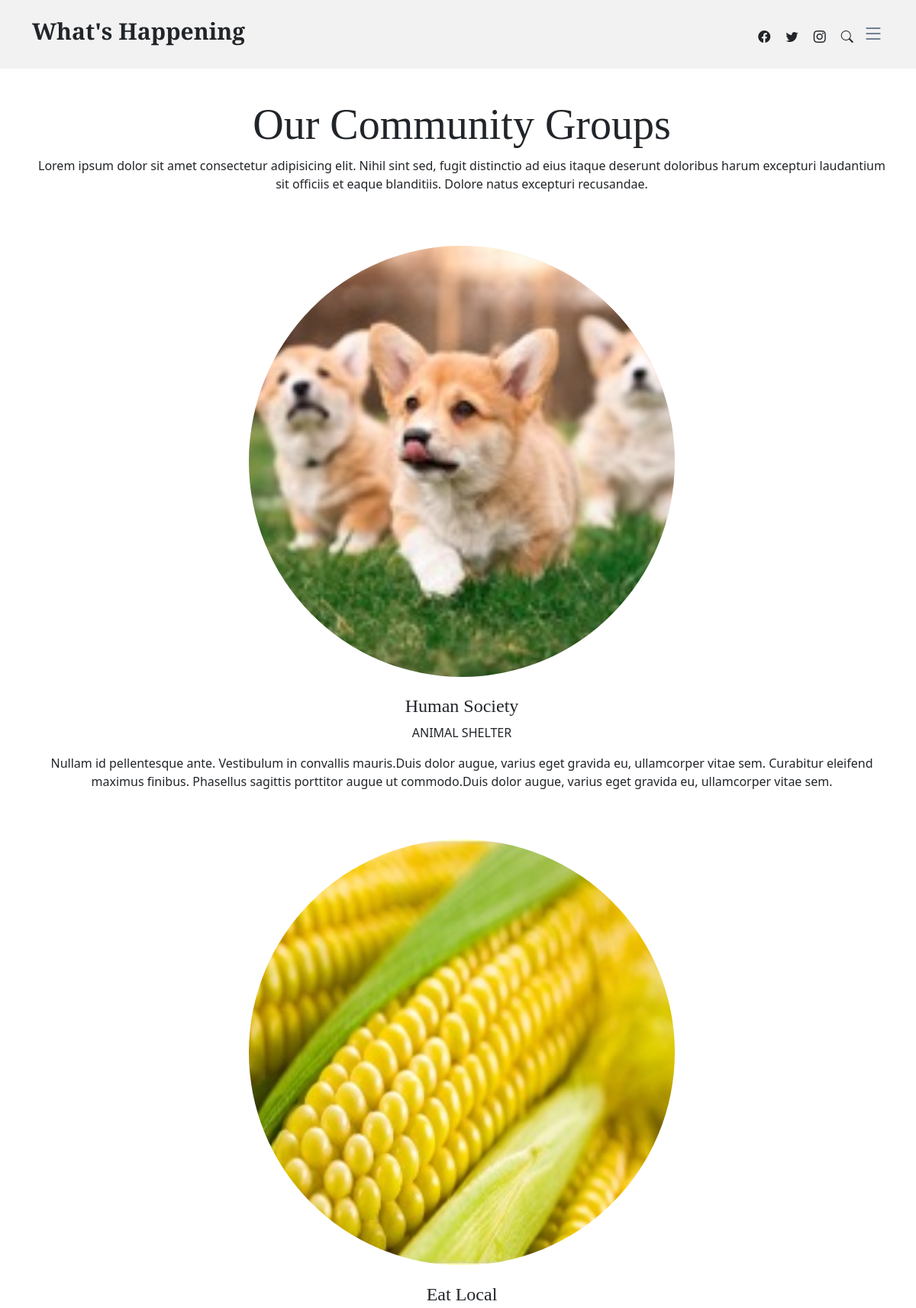
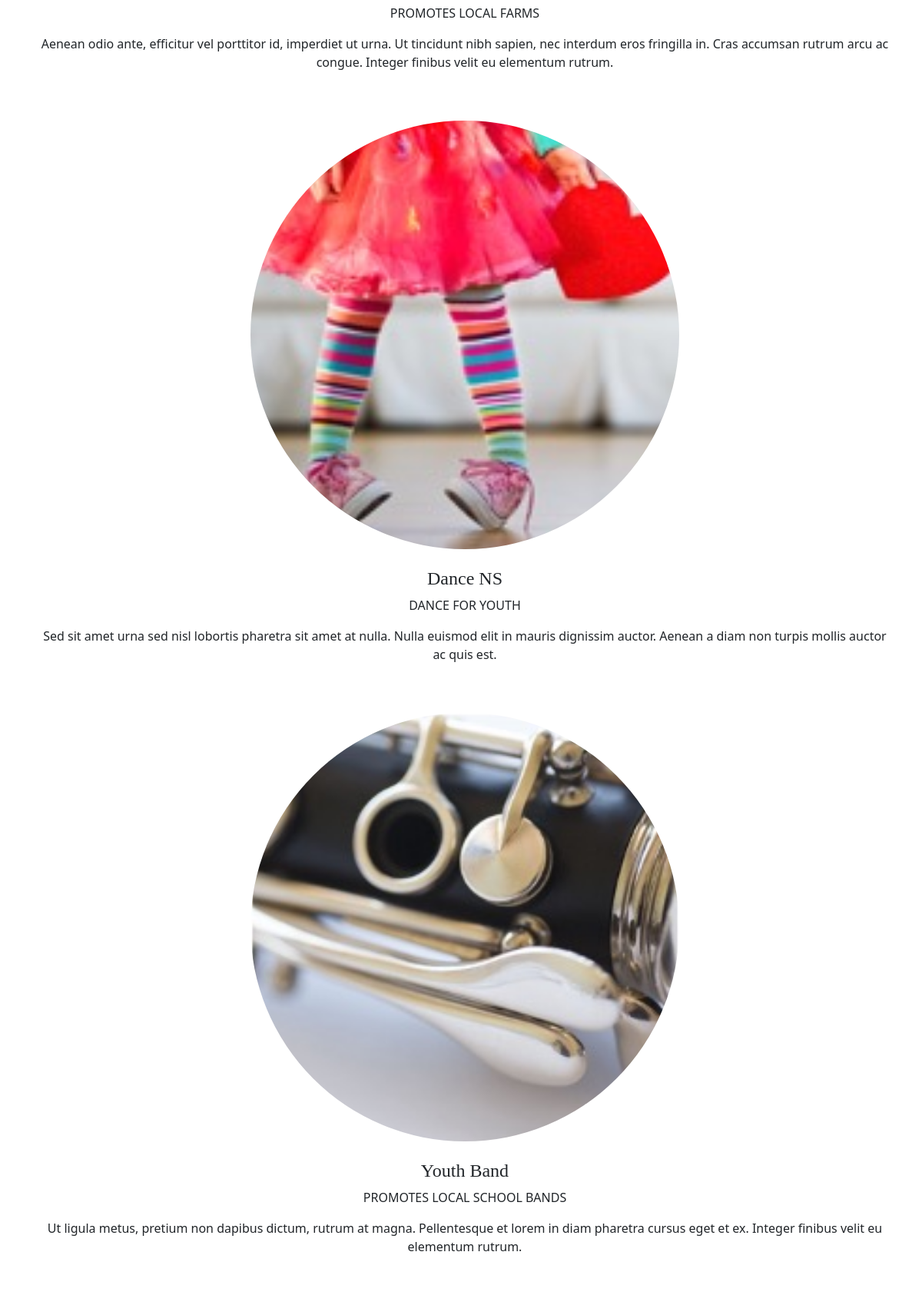
The page /groups.php (signed in, upper part) on the database its author committed (2 pictures, top to bottom).
### tables this page shows
CREATE TABLE `Groups` (
  `GroupID` int(11) NOT NULL,
  `GroupName` varchar(100) NOT NULL,
  `GroupImage` varchar(50) NOT NULL,
  `GroupType` varchar(100) NOT NULL,
  `GroupDesc` text NOT NULL,
  `ContactName` varchar(255) NOT NULL,
  `ContactEmail` varchar(255) NOT NULL
);

### groups.php (the view, shortened to what this page needs)
<!DOCTYPE html>
<html lang="en">
<head>
  <link href="assets/vendor/bootstrap/css/bootstrap.min.css" rel="stylesheet">
  <link href="assets/vendor/bootstrap-icons/bootstrap-icons.css" rel="stylesheet">
  <link href="assets/vendor/swiper/swiper-bundle.min.css" rel="stylesheet">
  <link href="assets/vendor/glightbox/css/glightbox.min.css" rel="stylesheet">
  <link href="assets/vendor/aos/aos.css" rel="stylesheet">
  <link href="assets/css/variables.css" rel="stylesheet">
  <link href="assets/css/main.css" rel="stylesheet">
</head>
<body>
<header id="header" class="header d-flex align-items-center fixed-top">
    <div class="container-fluid container-xl d-flex align-items-center justify-content-between">
      <a href="index.php" class="logo d-flex align-items-center">
        <h1>What's Happening</h1>
      </a>
      <div class="position-relative">
        <a href="#" class="mx-2"><span class="bi-facebook"></span></a>
        <a href="#" class="mx-2"><span class="bi-twitter"></span></a>
        <a href="#" class="mx-2"><span class="bi-instagram"></span></a>
        <a href="#" class="mx-2 js-search-open"><span class="bi-search"></span></a>
        <i class="bi bi-list mobile-nav-toggle"></i>
      </div>
    </div>
  </header>
  <main id="main">
    <section>
      <div class="container" data-aos="fade-up">
        <div class="row">
          <div class="col-12 text-center mb-5">
            <div class="row justify-content-center">
              <div class="col-lg-6">
                <h2 class="display-4">Our Community Groups</h2>
                <p>Lorem ipsum dolor sit amet consectetur adipisicing elit. Nihil sint sed, fugit distinctio ad eius itaque deserunt doloribus harum excepturi laudantium sit officiis et eaque blanditiis. Dolore natus excepturi recusandae.</p>
              </div>
             </div>
          </div>
           <?php
              include 'serverlogin.php';
              $conn = new mysqli($db_hostname, $db_username, $db_password, $db_database);
              $sql = "SELECT * FROM Groups";
              $result = $conn->query($sql);
              if ($result->num_rows > 0) {
                  while($row = $result->fetch_assoc()) {
                      echo <<<DIVBLOCK
                        <div class="col-lg-4 text-center mb-5">
                          <img src={$row["GroupImage"]} alt="" class="img-fluid rounded-circle w-50 mb-4">
                          <h4>{$row["GroupName"]}</h4>
                          <span class="d-block mb-3 text-uppercase">{$row["GroupType"]}</span>
                          <p>{$row["GroupDesc"]}</p>
                        </div>
                      DIVBLOCK;
                  }
              }
          ?>
        </div>
      </div>
    </section>
  </main>
</body>
</html>

### assets/css/variables.css (style rules this page uses)
:root { --font-default: 'EB Garamond', system-ui, -apple-system, "Segoe UI", Roboto, "Helvetica Neue", Arial, "Noto Sans", "Liberation Sans", sans-serif, "Apple Color Emoji", "Segoe UI Emoji", "Segoe UI Symbol", "Noto Color Emoji"; --font-primary: 'EB Garamond', serif; --font-secondary: 'Inter', sans-serif; --color-default: #212529; --color-default-rgb: 33, 37, 41; --color-links: #212529; --color-links-hover: #15171a; --color-primary: #212529; --color-primary-light: #26282c; --color-primary-dark: #0b0c0e; --color-primary-rgb: 33, 37, 41; --color-primary-light-rgb: 38, 40, 44; --color-primary-dark-rgb: 11, 12, 14; --color-secondary: #596d80; --color-secondary-light: #8498aa; --color-secondary-dark: #404f5c; --color-secondary-rgb: 89, 109, 128; --color-secondary-light-rgb: 132, 152, 170; --color-secondary-dark-rgb: 64, 79, 92; --color-blue: #0d6efd; --color-blue-rgb: 13, 110, 253; --color-indigo: #6610f2; --color-indigo-rgb: 102, 16, 242; --color-purple: #6f42c1; --color-purple-rgb: 111, 66, 193; --color-pink: #f3268c; --color-pink-rgb: 243, 38, 140; --color-red: #df1529; --color-red-rgb: 223, 21, 4; --color-orange: #fd7e14; --color-orange-rgb: 253, 126, 20; --color-yellow: #ffc107; --color-yellow-rgb: 255, 193, 7; --color-green: #059652; --color-green-rgb: 5, 150, 82; --color-teal: #20c997; --color-teal-rgb: 32, 201, 151; --color-cyan: #0dcaf0; --color-cyan-rgb: 13, 202, 240; --color-white: #ffffff; --color-white-rgb: 255, 255, 255; --color-gray: #6c757d; --color-gray-rgb: 108, 117, 125; --color-black: #000000; --color-black-rgb: 0, 0, 0; }
:root { --bs-blue: var(--color-blue); --bs-indigo: var(--color-indigo); --bs-purple: var(--color-purple); --bs-pink: var(--color-pink); --bs-red: var(--color-red); --bs-orange: var(--color-orange); --bs-yellow: var(--color-yellow); --bs-green: var(--color-green); --bs-teal: var(--color-teal); --bs-cyan: var(--color-cyan); --bs-white: var(--color-white); --bs-gray: var(--color-gray); --bs-gray-dark: #343a40; --bs-gray-100: #f8f9fa; --bs-gray-200: #e9ecef; --bs-gray-300: #dee2e6; --bs-gray-400: #ced4da; --bs-gray-500: #adb5bd; --bs-gray-600: #6c757d; --bs-gray-700: #495057; --bs-gray-800: #343a40; --bs-gray-900: #212529; --bs-primary: var(--color-blue); --bs-secondary: var(--color-blue); --bs-success: #198754; --bs-info: #0dcaf0; --bs-warning: #ffc107; --bs-danger: #dc3545; --bs-light: #f8f9fa; --bs-dark: #212529; --bs-primary-rgb: var(--color-primary-rgb); --bs-secondary-rgb: var(--color-secondary-rgb); --bs-success-rgb: 25, 135, 84; --bs-info-rgb: 13, 202, 240; --bs-warning-rgb: 255, 193, 7; --bs-danger-rgb: 220, 53, 69; --bs-light-rgb: 248, 249, 250; --bs-dark-rgb: 33, 37, 41; --bs-white-rgb: var(--color-white-rgb); --bs-black-rgb: var(--color-black-rgb); --bs-body-color-rgb: var(--color-default-rgb); --bs-body-bg-rgb: 255, 255, 255; --bs-font-sans-serif: var(--font-default); --bs-font-monospace: SFMono-Regular, Menlo, Monaco, Consolas, "Liberation Mono", "Courier New", monospace; --bs-gradient: linear-gradient(180deg, rgba(255, 255, 255, 0.15), rgba(255, 255, 255, 0)); --bs-body-font-family: var(--font-default); --bs-body-font-size: 1rem; --bs-body-font-weight: 400; --bs-body-line-height: 1.5; --bs-body-color: var(--color-default); --bs-body-bg: #fff; }

### assets/css/main.css (style rules this page uses)
:root { scroll-behavior: smooth; }
body { color: rgba(var(--color-primary-rgb), 1); }
a { color: var(--color-links); text-decoration: none; }
h1, h2, h3, h4, h5, h6 { font-family: var(--font-primary); }
#main { margin-top: 90px; }
section { padding: 40px 0; overflow: hidden; }
.header { height: 90px; transition: all 0.5s; z-index: 997; background: #f2f2f2; }
.header .logo h1 { font-size: 30px; font-weight: 700; color: var(--color-default); font-family: var(--font-primary); }
section { scroll-margin-top: 70px; }
.mobile-nav-toggle { display: none; }
@media (max-width: 1279px) { .mobile-nav-toggle { display: inline-block; color: var(--color-secondary); font-size: 28px; cursor: pointer; line-height: 0; transition: 0.5s; } }
.row>* { margin: 5px; flex-shrink: 0; width: 100%; max-width: 100%; padding-right: calc(var(--bs-gutter-x)* .5); padding-left: calc(var(--bs-gutter-x)* .5); margin-top: var(--bs-gutter-y); }

### rows shown on the page
groups: GroupImage (picture), GroupName "Human Society", GroupType "ANIMAL SHELTER", GroupDesc "Nullam id pellentesque ante. Vestibulum in convallis mauris.Duis dolor augue, varius eget gravida eu, ullamcorper vitae sem. Curabitur eleifend maximus finibus. Phasellus sagittis porttitor augue ut commodo.Duis dolor augue, varius eget gravida eu, ullamcorper vitae sem."
groups: GroupImage (picture), GroupName "Eat Local", GroupType "PROMOTES LOCAL FARMS", GroupDesc "Aenean odio ante, efficitur vel porttitor id, imperdiet ut urna. Ut tincidunt nibh sapien, nec interdum eros fringilla in. Cras accumsan rutrum arcu ac congue. Integer finibus velit eu elementum rutrum."
groups: GroupImage (picture), GroupName "Dance NS", GroupType "DANCE FOR YOUTH", GroupDesc "Sed sit amet urna sed nisl lobortis pharetra sit amet at nulla. Nulla euismod elit in mauris dignissim auctor. Aenean a diam non turpis mollis auctor ac quis est."
groups: GroupImage (picture), GroupName "Youth Band", GroupType "PROMOTES LOCAL SCHOOL BANDS", GroupDesc "Ut ligula metus, pretium non dapibus dictum, rutrum at magna. Pellentesque et lorem in diam pharetra cursus eget et ex. Integer finibus velit eu elementum rutrum."
